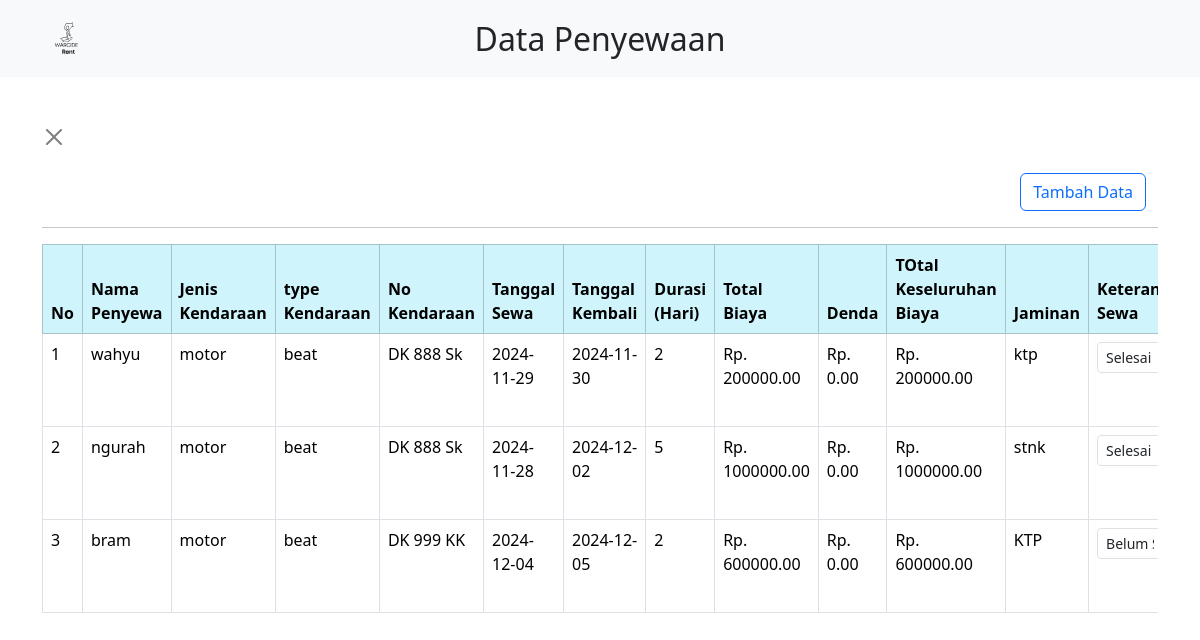
/penyewaan.php (signed in), run on the app's committed database.
### tables this page shows
CREATE TABLE `penyewaan` (
  `id_sewa` int(11) NOT NULL,
  `id_penyewa` int(11) NOT NULL,
  `id_kendaraan` int(11) NOT NULL,
  `tanggal_sewa` date NOT NULL,
  `total_biaya` decimal(10,2) NOT NULL,
  `jaminan` varchar(100) NOT NULL,
  `tanggal_kembali` date DEFAULT NULL,
  `keterangan_sewa` enum('belum selesai','selesai') DEFAULT 'belum selesai',
  `diserahkan` date DEFAULT NULL,
  `denda` decimal(10,2) DEFAULT 0.00,
  `durasi` int(11) GENERATED ALWAYS AS (to_days(`tanggal_kembali`) - to_days(`tanggal_sewa`) + 1) STORED
);

CREATE TABLE `penyewa` (
  `id_penyewa` int(11) NOT NULL,
  `nama_penyewa` varchar(100) NOT NULL,
  `alamat_penyewa` text NOT NULL,
  `no_telepon_penyewa` varchar(15) NOT NULL
);

CREATE TABLE `kendaraan` (
  `id_kendaraan` int(11) NOT NULL,
  `jenis_kendaraan` varchar(50) NOT NULL,
  `type_kendaraan` varchar(50) NOT NULL,
  `n_kendaraan` varchar(50) NOT NULL,
  `harga_kendaraan` decimal(10,2) NOT NULL,
  `denda_kendaraan` decimal(10,2) NOT NULL,
  `status` enum('tersedia','disewa') DEFAULT 'tersedia'
);

### penyewaan.php (the view, shortened to what this page needs)
<?php
include 'koneksi.php';
$query = "
    SELECT
        penyewaan.id_sewa,
        penyewa.nama_penyewa,
        kendaraan.jenis_kendaraan,
        kendaraan.type_kendaraan,
        kendaraan.n_kendaraan,
        penyewaan.tanggal_sewa,
        penyewaan.tanggal_kembali,
        penyewaan.durasi,
        penyewaan.total_biaya,
        penyewaan.denda,
        penyewaan.total_biaya + penyewaan.denda AS total_keseluruhan_biaya,
        penyewaan.jaminan,
        penyewaan.keterangan_sewa,
        penyewaan.diserahkan
    FROM penyewaan
    JOIN penyewa ON penyewaan.id_penyewa = penyewa.id_penyewa
    JOIN kendaraan ON penyewaan.id_kendaraan = kendaraan.id_kendaraan
";
$result = $conn->query($query);
?>
<!DOCTYPE html>
<html lang="en">
<head>
    <link href="https://cdn.jsdelivr.net/npm/bootstrap@5.3.2/dist/css/bootstrap.min.css" rel="stylesheet">
    <nav class="navbar navbar-light bg-light">
        <div class="container position-relative">
            <a class="navbar-brand" href="home.php">
                <img src="asset/img/WARCIDE.svg" alt="" width="50" height="50" class="d-inline-block align-text-top">
            </a>
            <h2 class="position-absolute top-50 start-50 translate-middle text-center m-0">Data Penyewaan</h2>
        </div>
    </nav>
</head>
<body>
    <div class="container my-5">
        <div class="nav">
            <a type="button" class="btn-close" aria-label="Close" href="home.php"></a>
        </div>
        <div class="container mt-4">
            <div class="d-flex justify-content-end">
                <a type="button" class="btn btn-outline-primary" href="tambah_penyewaan.php">Tambah Data</a>
            </div>
        </div>
        <hr>
        <div class="table-responsive">
            <table class="table table-bordered table-hover">
                <thead class="table-info">
                    <tr>
                        <th scope="col">No</th>
                        <th scope="col">Nama Penyewa</th>
                        <th scope="col">Jenis Kendaraan</th>
                        <th scope="col">type Kendaraan </th>
                        <th scope="col">No Kendaraan </th>
                        <th scope="col">Tanggal Sewa</th>
                        <th scope="col">Tanggal Kembali</th>
                        <th scope="col">Durasi (Hari)</th>
                        <th scope="col">Total Biaya</th>
                        <th scope="col">Denda</th>
                        <th scope="col">TOtal Keseluruhan Biaya</th>
                        <th scope="col">Jaminan</th>
                        <th scope="col">Keterangan Sewa</th>
                    </tr>
                </thead>
                <?php $no = 1;
                while ($row = $result->fetch_assoc()) { ?>
                    <tr>
                        <td><?= $no++; ?></td>
                        <td><?= $row['nama_penyewa']; ?></td>
                        <td><?= $row['jenis_kendaraan']; ?></td>
                        <td><?= $row['type_kendaraan']; ?></td>
                        <td><?= $row['n_kendaraan']; ?></td>
                        <td><?= $row['tanggal_sewa']; ?></td>
                        <td><?= $row['tanggal_kembali']; ?></td>
                        <td><?= $row['durasi']; ?></td>
                        <td>Rp. <?= $row['total_biaya']; ?></td>
                        <td>Rp. <?= $row['denda']; ?></td>
                        <td>Rp. <?= $row['total_keseluruhan_biaya']; ?></td>
                        <td><?= $row['jaminan']; ?></td>
                        <td>
                            <form method="POST" action="penyewaan.php">
                                <select name="keterangan_sewa" class="form-select form-select-sm" onchange="this.form.submit()">
                                    <option value="belum selesai" <?= $row['keterangan_sewa'] == 'belum selesai' ? 'selected' : ''; ?>>Belum Selesai</option>
                                    <option value="selesai" <?= $row['keterangan_sewa'] == 'selesai' ? 'selected' : ''; ?>>Selesai</option>
                                </select>
                            </form>
                        </td>
                    </tr>
                <?php } ?>
            </table>
        </div>
    </div>
</body>
</html>

### data on the page
penyewaan: id_penyewa.nama_penyewa "wahyu", id_kendaraan.jenis_kendaraan "motor", id_kendaraan.type_kendaraan "beat", id_kendaraan.n_kendaraan "DK 888 Sk", tanggal_sewa "2024-11-29", tanggal_kembali "2024-11-30", durasi "2", total_biaya "200000.00", denda "0.00", total_keseluruhan_biaya "200000.00", jaminan "ktp", keterangan_sewa "Selesai"
penyewaan: id_penyewa.nama_penyewa "ngurah", id_kendaraan.jenis_kendaraan "motor", id_kendaraan.type_kendaraan "beat", id_kendaraan.n_kendaraan "DK 888 Sk", tanggal_sewa "2024-11-28", tanggal_kembali "2024-12-02", durasi "5", total_biaya "1000000.00", denda "0.00", total_keseluruhan_biaya "1000000.00", jaminan "stnk", keterangan_sewa "Selesai"
penyewaan: id_penyewa.nama_penyewa "bram", id_kendaraan.jenis_kendaraan "motor", id_kendaraan.type_kendaraan "beat", id_kendaraan.n_kendaraan "DK 999 KK", tanggal_sewa "2024-12-04", tanggal_kembali "2024-12-05", durasi "2", total_biaya "600000.00", denda "0.00", total_keseluruhan_biaya "600000.00", jaminan "KTP", keterangan_sewa "Belum Selesai"
